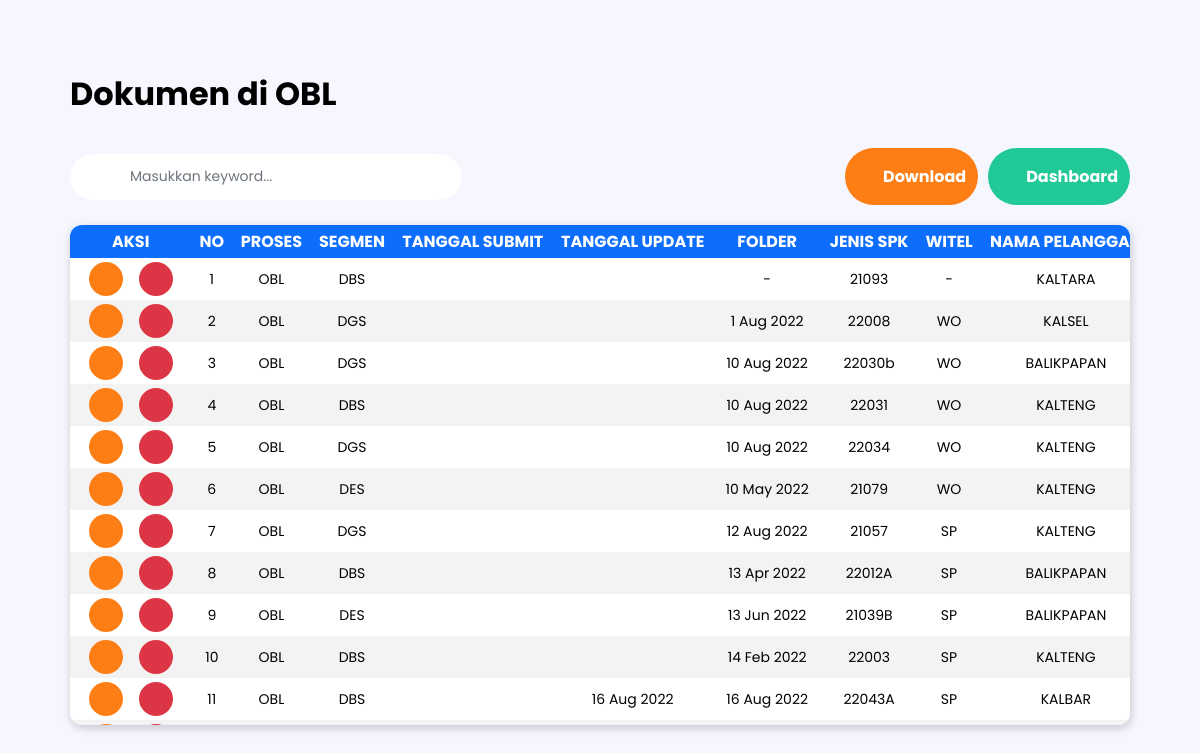
The app's page /dokumenOBL.php (signed in) with its own data.
### tables this page shows
CREATE TABLE `report_obl` (
  `id` int(50) DEFAULT NULL,
  `proses` varchar(500) DEFAULT NULL,
  `segmen` varchar(500) DEFAULT NULL,
  `tanggal_update` varchar(500) DEFAULT NULL,
  `folder` varchar(500) DEFAULT NULL,
  `jenis_spk` varchar(500) DEFAULT NULL,
  `witel` varchar(500) DEFAULT NULL,
  `nama_pelanggan` varchar(500) DEFAULT NULL,
  `layanan` varchar(500) DEFAULT NULL,
  `nama_vendor` varchar(500) DEFAULT NULL,
  `jangka_waktu` varchar(500) DEFAULT NULL,
  `nilai_kb` int(50) DEFAULT NULL,
  `no_KFS_SPK` bigint(200) DEFAULT NULL,
  `no_KL_WO_SuratPesanan` varchar(500) DEFAULT NULL,
  `pic` varchar(500) DEFAULT NULL,
  `status` varchar(500) DEFAULT NULL,
  `statusSM` varchar(500) DEFAULT NULL,
  `keterangan` varchar(500) DEFAULT NULL,
  `updated_by` longtext DEFAULT NULL
);

### config/functions.php (called while the page is built, shortened)
<?php
require 'connection.php';
function query($query)
{
    global $conn;
    $result = mysqli_query($conn, $query);
    $rows = [];
    while ($row = mysqli_fetch_assoc($result)) {
        $rows[] = $row;
    }
    return $rows;
}

### dokumenOBL.php (the view, shortened to what this page needs)
<?php
require 'config/functions.php';
$nama = $_SESSION['nama'];
$namaAkun = query("SELECT * FROM account WHERE nama = '$nama'")[0];
$level = $namaAkun["level"];
if (isset($_GET["witel"]) or isset($_GET["tahun"]) or isset($_GET["mitra"]) or isset($_GET["pelanggan"]) or isset($_GET["segmen"]) or isset($_GET["status"])) {
    $witel = $_GET["witel"];
    $tahun = $_GET["tahun"];
    $mitra = $_GET["mitra"];
    $pelanggan = $_GET["pelanggan"];
    $segmen = $_GET["segmen"];
    $status = $_GET["status"];
} else {
    $witel = '';
    $tahun = '';
    $mitra = '';
    $pelanggan = '';
    $segmen = '';
    $status = '';
}
if ($level == 'mitra') {
    if ($witel == '' and $tahun == '' and $pelanggan == '' and $segmen == '' and $status == '') {
        $query = query("SELECT * FROM report_obl WHERE UPPER(proses) = 'OBL' AND
                UPPER(nama_vendor) LIKE '%$mitra%'
                ORDER BY folder ASC");
    } else {
        $query = query("SELECT * FROM report_obl WHERE UPPER(proses) = 'OBL' AND
                UPPER(nama_vendor) LIKE '%$mitra%' AND
                (UPPER(segmen) LIKE '%$segmen%' AND
                SUBSTRING(folder, 1, 2) LIKE '%$tahun%' AND
                UPPER(witel) LIKE '%$witel%' AND
                UPPER(nama_pelanggan) LIKE '%$pelanggan%' AND
                UPPER(status) LIKE '%$status%')
                ORDER BY folder ASC");
    }
} else {
    if ($witel == '' and $tahun == '' and $mitra == '' and $pelanggan == '' and $segmen == '' and $status == '') {
        $query = query("SELECT * FROM report_obl WHERE UPPER(proses) = 'OBL'
            ORDER BY folder ASC");
    }
}
?>
<!DOCTYPE html>
<html lang="en">
<head>
    <link rel="stylesheet" href="css/styleDetail.css">
</head>
<body>
    <div class="container">
        <?php
        $witel = rawurlencode($witel);
        $tahun = rawurlencode($tahun);
        $mitra = rawurlencode($mitra);
        $pelanggan = rawurlencode($pelanggan);
        $segmen = rawurlencode($segmen);
        $status = rawurlencode($status);
        ?>
        <h1>Dokumen di OBL</h1>
        <div class="header">
            <div class="_1">
                <input type="text" name="keyword" id="keyword" placeholder="Masukkan keyword..." autocomplete="off">
            </div>
            <div class="_2">
                <a href="downloadData/downloadOBL.php?witel=<?= $witel; ?>&tahun=<?= $tahun; ?>&mitra=<?= $mitra; ?>&pelanggan=<?= $pelanggan; ?>&segmen=<?= $segmen; ?>&status=<?= $status; ?>" id="btnDownload"><button class="download" style="background-color: #FD7E14;"><img src="./img/download.png" alt="">Download</button></a>
                <a href="index.php"><button class="dashboard" style="background-color: #20C997;"><img src="img/home.png" alt="">Dashboard</button></a>
            </div>
        </div>
        <div class="content" id="content-table">
            <table>
                <tr>
                    <th class="aksi" id="aksiTh">AKSI</th>
                    <th>NO</th>
                    <th>PROSES</th>
                    <th>SEGMEN</th>
                    <th>TANGGAL SUBMIT</th>
                    <th>TANGGAL UPDATE</th>
                    <th>FOLDER</th>
                    <th>JENIS SPK</th>
                    <th>WITEL</th>
                    <th>NAMA PELANGGAN</th>
                </tr>
                <?php $i = 1; ?>
                <?php foreach ($query as $row) : ?>
                    <tr>
                        <td class="aksi" id="aksiTd">
                            <div>
                                <a href="updateData.php?id=<?= $row["id"]; ?>"><button class="update"><img src="img/update.png" alt=""></button></a>
                                <a href="delete.php?id=<?= $row["id"]; ?>" class="deleteHref"><button class="delete"><img src="img/delete.png" alt=""></button></a>
                            </div>
                        </td>
                        <td class="no"><?= $i; ?></td>
                        <td><?= $row["proses"]; ?></td>
                        <td><?= $row["segmen"]; ?></td>
                        <td><?= $row["tanggal_submit"]; ?></td>
                        <td><?= $row["tanggal_update"]; ?></td>
                        <td><?= $row["folder"]; ?></td>
                        <td><?= $row["jenis_spk"]; ?></td>
                        <td><?= $row["witel"]; ?></td>
                        <td><?= $row["nama_pelanggan"]; ?></td>
                        <?php $i++; ?>
                    </tr>
                <?php endforeach; ?>
            </table>
        </div>
    </div>
</body>
</html>

### css/styleDetail.css (style rules this page uses)
* { padding: 0; margin: 0; -webkit-box-sizing: border-box; box-sizing: border-box; font-family: 'Poppins', sans-serif; }
body, html { background-color: #f6f6ff; }
a { color: white; text-decoration: none; }
button { all: unset; -webkit-transition: all 0.2s; transition: all 0.2s; color: white; font-size: 16px; font-weight: 700; border-radius: 30px; padding: 16px 12px; display: -webkit-box; display: -ms-flexbox; display: flex; -webkit-box-pack: center; -ms-flex-pack: center; justify-content: center; -webkit-box-align: center; -ms-flex-align: center; align-items: center; cursor: pointer; }
input[type='text'], input[type='password'], input[type='number'], input[type='date'] { all: unset; background-color: white; border-radius: 30px; font-size: 14px; padding: 10px 14px; height: 26px; display: -webkit-box; display: -ms-flexbox; display: flex; -webkit-box-align: center; -ms-flex-align: center; align-items: center; }
::placeholder { color: #6c757d; }
.container { margin: 70px; }
.container .header { display: -webkit-box; display: -ms-flexbox; display: flex; -webkit-box-pack: justify; -ms-flex-pack: justify; justify-content: space-between; -webkit-box-align: center; -ms-flex-align: center; align-items: center; margin-top: 30px; }
.container .header ._1 { position: relative; width: 30%; }
.container .header ._1 input { padding-left: 60px; width: 100%; }
.container .header ._2 { display: -webkit-box; display: -ms-flexbox; display: flex; }
.container .header ._2 button.download { margin-right: 5px; }
.container .header ._2 button.dashboard { margin-left: 5px; }
.container .content { margin-top: 20px; overflow: auto; -webkit-box-shadow: 1px 3px 10px 0px rgba(0, 0, 0, 0.2); box-shadow: 1px 3px 10px 0px rgba(0, 0, 0, 0.2); border-radius: 12px; background-color: white; width: 100%; max-height: 500px; }
.container .content table { border-collapse: collapse; text-align: center; width: 285%; table-layout: auto; }
.container .content table th { background-color: #0d6efd; color: white; font-weight: 700; font-size: 16px; white-space: wrap; padding: 4px 8px; position: -webkit-sticky; position: sticky; top: 0; }
.container .content table td { font-size: 14px; color: black; overflow: hidden; white-space: nowrap; text-overflow: ellipsis; padding: 0 10px; max-width: 200px; }
.container .content table td.aksi div { display: -webkit-box; display: -ms-flexbox; display: flex; -webkit-box-align: center; -ms-flex-align: center; align-items: center; -webkit-box-pack: center; -ms-flex-pack: center; justify-content: center; width: 100%; }
.container .content table td.aksi div a { -webkit-transition: all 0.1s; transition: all 0.1s; font-weight: 700; margin: 4px 8px; }
.container .content table td.aksi div a button.update, .container .content table td.aksi div a button.delete { all: unset; width: 34px; height: 34px; border-radius: 50%; background-color: #fd7e14; display: -webkit-box; display: -ms-flexbox; display: flex; -webkit-box-pack: center; -ms-flex-pack: center; justify-content: center; -webkit-box-align: center; -ms-flex-align: center; align-items: center; }
.container .content table td.aksi div a button.delete { background-color: #dc3545; }
.container .content table tr:nth-child(odd) { background-color: #f3f3f3; }
.container .content table tr:nth-child(even) { background-color: #ffffff; }

### records on screen
report_obl: proses "OBL", segmen "DBS", folder "-", jenis_spk "21093", witel "-", nama_pelanggan "KALTARA"
report_obl: proses "OBL", segmen "DGS", folder "1 Aug 2022", jenis_spk "22008", witel "WO", nama_pelanggan "KALSEL"
report_obl: proses "OBL", segmen "DGS", folder "10 Aug 2022", jenis_spk "22030b", witel "WO", nama_pelanggan "BALIKPAPAN"
report_obl: proses "OBL", segmen "DBS", folder "10 Aug 2022", jenis_spk "22031", witel "WO", nama_pelanggan "KALTENG"
report_obl: proses "OBL", segmen "DGS", folder "10 Aug 2022", jenis_spk "22034", witel "WO", nama_pelanggan "KALTENG"
report_obl: proses "OBL", segmen "DES", folder "10 May 2022", jenis_spk "21079", witel "WO", nama_pelanggan "KALTENG"
report_obl: proses "OBL", segmen "DGS", folder "12 Aug 2022", jenis_spk "21057", witel "SP", nama_pelanggan "KALTENG"
report_obl: proses "OBL", segmen "DBS", folder "13 Apr 2022", jenis_spk "22012A", witel "SP", nama_pelanggan "BALIKPAPAN"
report_obl: proses "OBL", segmen "DES", folder "13 Jun 2022", jenis_spk "21039B", witel "SP", nama_pelanggan "BALIKPAPAN"
report_obl: proses "OBL", segmen "DBS", folder "14 Feb 2022", jenis_spk "22003", witel "SP", nama_pelanggan "KALTENG"
report_obl: proses "OBL", segmen "DBS", tanggal_update "16 Aug 2022", folder "16 Aug 2022", jenis_spk "22043A", witel "SP", nama_pelanggan "KALBAR"
